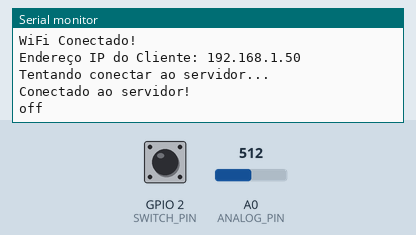
Bench run of a program on a simulated ESP8266 (NodeMCU). Shown: the last lines printed to the serial monitor. Inputs (shaded band) come from the test bench; at power-on: GPIO 2 (SWITCH_PIN) LOW, A0 (ANALOG_PIN) = 512. WiFi joins after 1.5 s; servers stay silent unless stated.

Above: at 2.7 s.
2.8 s: GPIO 2 (SWITCH_PIN) pulled HIGH for 3.2 s
At 4.6 s:
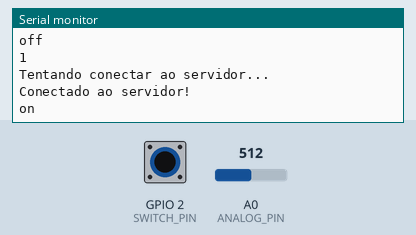
9.1 s: A0 (ANALOG_PIN) set to 900
At 10.47 s:
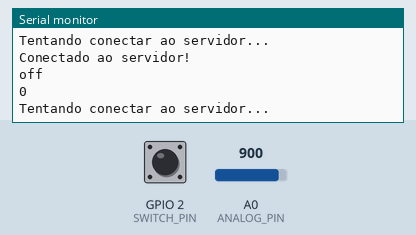

The program:

main.cpp
```cpp
#include <ESP8266WiFi.h>
#include <ArduinoJson.h>
#include "config.h"

WiFiClient client;
unsigned long lastSendTime = 0;

void setupWiFi() {
  Serial.println("Conectando ao WiFi do Servidor...");
  WiFi.begin(WIFI_SSID, WIFI_PASSWORD);

  int timeout = 0;
  while (WiFi.status() != WL_CONNECTED && timeout < 20) {
    delay(500);
    Serial.print(".");
    timeout++;
  }

  if (WiFi.status() == WL_CONNECTED) {
    Serial.println("\nWiFi Conectado!");
    Serial.print("Endereço IP do Cliente: ");
    Serial.println(WiFi.localIP());
  } else {
    Serial.println("\nFalha ao conectar ao WiFi do Servidor.");
  }
}

void connectToServer() {
  if (!client.connected()) {
    Serial.println("Tentando conectar ao servidor...");
    if (!client.connect(SERVER_IP, SERVER_PORT)) {
      Serial.println("Falha ao conectar ao servidor!");
    } else {
      Serial.println("Conectado ao servidor!");
    }
  }
}

void sendData(int analogValue) {
  connectToServer();

  if (client.connected()) {
    // Criando o JSON
    StaticJsonDocument<200> jsonDoc;
    jsonDoc["device"] = "esp-client";
    jsonDoc["sensor"] = analogValue;
    jsonDoc["timestamp"] = millis();

    String jsonString;
    serializeJson(jsonDoc, jsonString);

    // Enviando JSON
    Serial.println("Enviando JSON:");
    Serial.println(jsonString);
    client.println(jsonString);
  } else {
    Serial.println("Não foi possível enviar, sem conexão com o servidor.");
    delay(2000);
  }
}

void sendCommand(String command) {
  connectToServer();

  if (client.connected()) {
    Serial.println(command);
    client.println(command);
    delay(2000);
  } else {
    Serial.println("Falha ao enviar o comando!");
    delay(2000);
  }
}

void setup() {
  Serial.begin(115200);
  pinMode(ANALOG_PIN, INPUT);
  pinMode(SWITCH_PIN, INPUT);
  setupWiFi();
}

void loop() {
  if (millis() - lastSendTime > SEND_INTERVAL) {
    int sensorValue = analogRead(ANALOG_PIN);
    sendData(sensorValue);
    lastSendTime = millis();
  }
  if (digitalRead(SWITCH_PIN) == 1) {
    sendCommand("on");
    Serial.println(digitalRead(SWITCH_PIN));
  } else if (digitalRead(SWITCH_PIN) == 0) {
    sendCommand("off");
    Serial.println(digitalRead(SWITCH_PIN));
  }

}
```

config.h
```cpp
#ifndef CONFIG_H
#define CONFIG_H


#define WIFI_SSID "ESP_SERVER"    // Rede WiFi
#define WIFI_PASSWORD "12345678"  // Senha WiFi
#define SERVER_IP "192.168.4.1"       // IP do ESP Servidor (modo AP)
#define SERVER_PORT 1234              // Porta do servidor
#define ANALOG_PIN A0                 // Pino do sensor
#define SEND_INTERVAL 5000            // Intervalo entre envios (ms)
#define SWITCH_PIN 2
#endif
```

Measured:
- after the input at 2.8 s, the serial monitor: prints a new line after 0.91 s (image 1)
